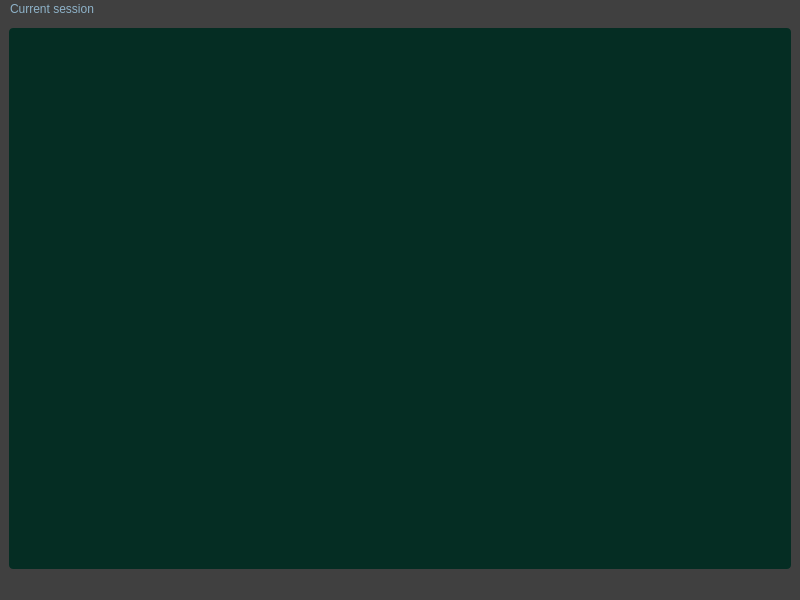
<?xml version="1.0" encoding="UTF-8"?>
<ui version="4.0">
 <class>MainWindow</class>
 <widget class="QMainWindow" name="MainWindow">
  <property name="geometry">
   <rect>
    <x>0</x>
    <y>0</y>
    <width>800</width>
    <height>600</height>
   </rect>
  </property>
  <property name="windowTitle">
   <string>Ocaml Shell</string>
  </property>
  <property name="styleSheet">
   <string notr="true">background-color: rgb(64, 64, 64);
color: rgb(142, 178, 200);</string>
  </property>
  <widget class="QWidget" name="centralwidget">
   <layout class="QGridLayout" name="gridLayout">
    <item row="0" column="0">
     <widget class="QFrame" name="frame">
      <property name="styleSheet">
       <string notr="true">background-color: rgb(5, 45, 35);
border-radius: 4px;</string>
      </property>
      <property name="frameShape">
       <enum>QFrame::StyledPanel</enum>
      </property>
      <property name="frameShadow">
       <enum>QFrame::Raised</enum>
      </property>
      <property name="lineWidth">
       <number>1</number>
      </property>
      <layout class="QGridLayout" name="gridLayout_2">
       <item row="0" column="0">
        <widget class="TextEdit" name="textEdit"/>
       </item>
      </layout>
     </widget>
    </item>
   </layout>
  </widget>
  <widget class="QMenuBar" name="menubar">
   <property name="geometry">
    <rect>
     <x>0</x>
     <y>0</y>
     <width>800</width>
     <height>21</height>
    </rect>
   </property>
   <widget class="QMenu" name="menuSome_menu">
    <property name="title">
     <string>Current session</string>
    </property>
    <addaction name="saveExp"/>
   </widget>
   <addaction name="menuSome_menu"/>
  </widget>
  <widget class="QStatusBar" name="statusbar">
   <property name="statusTip">
    <string/>
   </property>
   <property name="accessibleName">
    <string/>
   </property>
   <property name="accessibleDescription">
    <string/>
   </property>
  </widget>
  <action name="saveExp">
   <property name="text">
    <string>Save valid expressions</string>
   </property>
  </action>
 </widget>
 <customwidgets>
  <customwidget>
   <class>TextEdit</class>
   <extends>QTextEdit</extends>
   <header>textedit.h</header>
  </customwidget>
 </customwidgets>
 <resources/>
 <connections/>
</ui>
